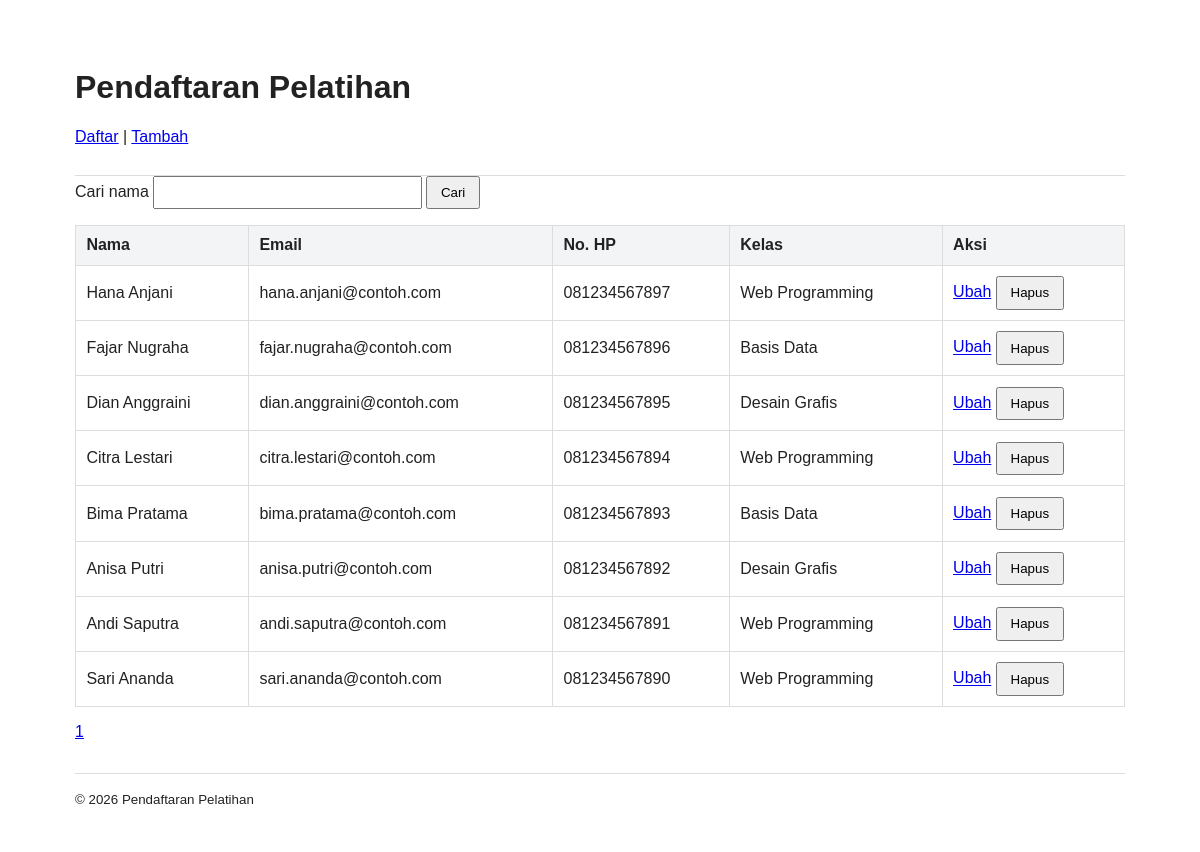
The page / on the database its author committed.
### tables this page shows
CREATE TABLE IF NOT EXISTS pendaftar (
    id INT AUTO_INCREMENT PRIMARY KEY,
    nama VARCHAR(100) NOT NULL,
    email VARCHAR(120) NOT NULL UNIQUE,
    no_hp VARCHAR(20) NOT NULL,
    alamat TEXT NULL,
    kelas_id INT NOT NULL,
    tgl_daftar TIMESTAMP DEFAULT CURRENT_TIMESTAMP,
    CONSTRAINT fk_pendaftar_kelas FOREIGN KEY (kelas_id) REFERENCES kelas(id)
        ON DELETE RESTRICT ON UPDATE CASCADE
);

CREATE TABLE IF NOT EXISTS kelas (
    id INT AUTO_INCREMENT PRIMARY KEY,
    nama_kelas VARCHAR(100) NOT NULL,
    kuota INT NOT NULL DEFAULT 30
);

### src/helpers.php (called while the page is built, shortened)
<?php
function e(?string $teks): string
{
    return htmlspecialchars($teks ?? '', ENT_QUOTES, 'UTF-8');
}

### src/pendaftar.php (called while the page is built, shortened)
<?php
function hitungPendaftar(PDO $pdo, string $kata): int
{
    $stmt = $pdo->prepare('SELECT COUNT(*) FROM pendaftar WHERE nama LIKE :kata');
    $stmt->execute(['kata' => '%' . $kata . '%']);
    return (int) $stmt->fetchColumn();
}
function ambilPendaftar(PDO $pdo, string $kata, int $batas, int $offset): array
{
    $sql = 'SELECT p.id, p.nama, p.email, p.no_hp, k.nama_kelas
            FROM pendaftar p
            JOIN kelas k ON k.id = p.kelas_id
            WHERE p.nama LIKE :kata
            ORDER BY p.id DESC LIMIT :batas OFFSET :offset';
    $stmt = $pdo->prepare($sql);
    $stmt->bindValue(':kata', '%' . $kata . '%');
    $stmt->bindValue(':batas', $batas, PDO::PARAM_INT);
    $stmt->bindValue(':offset', $offset, PDO::PARAM_INT);
    $stmt->execute();
    return $stmt->fetchAll();
}

### public/index.php (the view, shortened to what this page needs)
<?php
$pdo = getConnection();
$kata = trim((string) ($_GET['q'] ?? ''));
$perHalaman = 10;
$total = hitungPendaftar($pdo, $kata);
$jumlahHalaman = max(1, (int) ceil($total / $perHalaman));
$halaman = min($jumlahHalaman, max(1, (int) ($_GET['hal'] ?? 1)));
$daftar = ambilPendaftar($pdo, $kata, $perHalaman, ($halaman - 1) * $perHalaman);
require __DIR__ . '/../templates/header.php';
?>
<form method="get">
    <label for="q">Cari nama</label>
    <input id="q" name="q" value="<?= e($kata) ?>">
    <button type="submit">Cari</button>
</form>
<?php if ($daftar === []): ?>
    <p>Tidak ada data.</p>
<?php else: ?>
<table>
    <thead><tr><th>Nama</th><th>Email</th><th>No. HP</th><th>Kelas</th><th>Aksi</th></tr></thead>
    <tbody>
    <?php foreach ($daftar as $p): ?>
        <tr>
            <td><?= e($p['nama']) ?></td>
            <td><?= e($p['email']) ?></td>
            <td><?= e($p['no_hp']) ?></td>
            <td><?= e($p['nama_kelas']) ?></td>
            <td>
                <a href="ubah.php?id=<?= (int) $p['id'] ?>">Ubah</a>
                <form method="post" action="hapus.php" style="display:inline">
                    <button type="submit">Hapus</button>
                </form>
            </td>
        </tr>
    <?php endforeach; ?>
    </tbody>
</table>
<?php endif; ?>
<nav class="pagination" aria-label="Halaman">
<?php for ($i = 1; $i <= $jumlahHalaman; $i++): ?>
    <a href="?hal=<?= $i ?>&amp;q=<?= urlencode($kata) ?>" <?= $i === $halaman ? 'aria-current="page"' : '' ?>><?= $i ?></a>
<?php endfor; ?>
</nav>
<?php require __DIR__ . '/../templates/footer.php'; ?>

### templates/header.php (shortened to what this page needs)
<!DOCTYPE html>
<html lang="id">
<head>
</head>
<body>
<header>
    <h1>Pendaftaran Pelatihan</h1>
    <nav><a href="index.php">Daftar</a> | <a href="tambah.php">Tambah</a></nav>
</header>
<main>

### templates/footer.php
</main>
<footer><small>&copy; <?= date('Y') ?> Pendaftaran Pelatihan</small></footer>
</body>
</html>

### templates/header.php (style rules this page uses)
body { font-family: Arial, sans-serif; max-width: 1050px; margin: 2rem auto; padding: 0 1rem; color: #222; }
header, footer { padding: 1rem 0; border-bottom: 1px solid #ddd; }
footer { border-top: 1px solid #ddd; border-bottom: 0; margin-top: 2rem; }
nav { margin: .8rem 0; }
table { width: 100%; border-collapse: collapse; margin: 1rem 0; }
th, td { border: 1px solid #ddd; padding: .65rem; text-align: left; }
th { background: #f3f4f6; }
label { display: inline-block; margin-bottom: .25rem; }
input, select, textarea { padding: .45rem; min-width: 250px; max-width: 100%; }
button { padding: .45rem .8rem; cursor: pointer; }
.pagination a { margin-right: .6rem; }

### rows shown on the page
pendaftar: nama "Hana Anjani", email "hana.anjani@contoh.com", no_hp "081234567897", kelas.nama_kelas "Web Programming"
pendaftar: nama "Fajar Nugraha", email "fajar.nugraha@contoh.com", no_hp "081234567896", kelas.nama_kelas "Basis Data"
pendaftar: nama "Dian Anggraini", email "dian.anggraini@contoh.com", no_hp "081234567895", kelas.nama_kelas "Desain Grafis"
pendaftar: nama "Citra Lestari", email "citra.lestari@contoh.com", no_hp "081234567894", kelas.nama_kelas "Web Programming"
pendaftar: nama "Bima Pratama", email "bima.pratama@contoh.com", no_hp "081234567893", kelas.nama_kelas "Basis Data"
pendaftar: nama "Anisa Putri", email "anisa.putri@contoh.com", no_hp "081234567892", kelas.nama_kelas "Desain Grafis"
pendaftar: nama "Andi Saputra", email "andi.saputra@contoh.com", no_hp "081234567891", kelas.nama_kelas "Web Programming"
pendaftar: nama "Sari Ananda", email "sari.ananda@contoh.com", no_hp "081234567890", kelas.nama_kelas "Web Programming"
